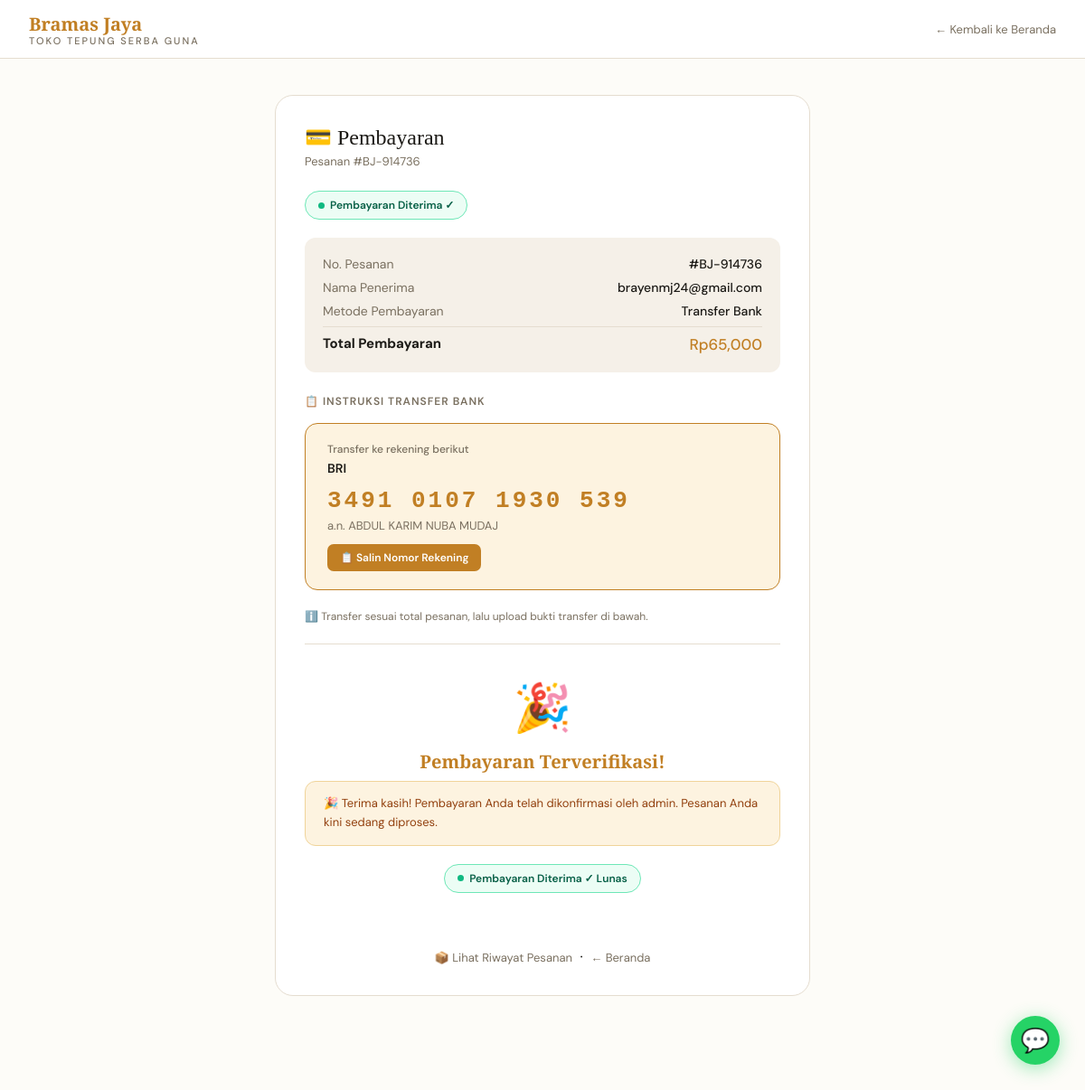
Page /pembayaran/39/ (signed in) on the committed database.
### toko/models.py (models this page shows, shortened)
class Pesanan(models.Model):
    STATUS_CHOICES = [
        ('menunggu',    'Menunggu Pembayaran'),
        ('dibayar',     'Sudah Dibayar'),
        ('diproses',    'Sedang Diproses'),
        ('dikirim',     'Sedang Dikirim'),
        ('selesai',     'Selesai'),
        ('dibatalkan',  'Dibatalkan'),
    ]
    user               = models.ForeignKey(User, on_delete=models.CASCADE)
    nomor_pesanan      = models.CharField(max_length=20, unique=True)
    status             = models.CharField(max_length=20, choices=STATUS_CHOICES, default='menunggu')
    nama_penerima      = models.CharField(max_length=200)
    telepon            = models.CharField(max_length=20)
    alamat             = models.TextField()
    metode_pengiriman  = models.CharField(max_length=100)
    metode_pembayaran  = models.CharField(max_length=100)
    ongkir             = models.IntegerField(default=0)
    total              = models.IntegerField(default=0)
    bukti_bayar        = models.ImageField(upload_to='bukti_bayar/', null=True, blank=True)
    alasan_batal       = models.TextField(blank=True, null=True)
    dibuat             = models.DateTimeField(auto_now_add=True)
    class Meta:
        verbose_name = 'Pesanan'
        verbose_name_plural = 'Daftar Pesanan'

class RekeningAdmin(models.Model):
    METODE_CHOICES = [
        ('transfer', 'Transfer Bank'),
        ('qris',     'QRIS'),
    ]
    metode    = models.CharField(max_length=20, choices=METODE_CHOICES)
    nama_bank = models.CharField(max_length=100, help_text="Contoh: Bank BCA")
    nomor     = models.CharField(max_length=100, help_text="Nomor rekening atau nomor QRIS")
    atas_nama = models.CharField(max_length=100, help_text="Nama pemilik rekening")
    aktif     = models.BooleanField(default=True)
    qr_code   = models.ImageField(upload_to='qris/', blank=True, null=True, help_text="Upload foto/gambar QR Code QRIS")
    class Meta:
        verbose_name = 'Rekening Admin'
        verbose_name_plural = 'Rekening Admin'

### toko/views.py (the view, shortened to what this page needs)
# urls.py: path('pembayaran/<int:pesanan_id>/', views.pembayaran, name='pembayaran'),
@login_required(login_url='/login/')
def pembayaran(request, pesanan_id):
    pesanan           = get_object_or_404(Pesanan, id=pesanan_id, user=request.user)
    rekening_transfer = RekeningAdmin.objects.filter(aktif=True, metode='transfer').first()
    rekening_qris     = RekeningAdmin.objects.filter(aktif=True, metode='qris').first()
    return render(request, 'pembayaran.html', {
        'pesanan': pesanan,
        'rekening_transfer': rekening_transfer,
        'rekening_qris': rekening_qris,
        'metode': pesanan.metode_pembayaran,
    })

### templates/pembayaran.html (shortened to what this page needs)
<!DOCTYPE html>
<html lang="id">
<head>
</head>
<body>
<nav>
  <div class="nav-inner">
    <div class="nav-logo">
      <h1>Bramas Jaya</h1>
      <span>Toko Tepung Serba Guna</span>
    </div>
    <a href="/" class="nav-back">← Kembali ke Beranda</a>
  </div>
</nav>
<div class="wrap">
  <div class="card">
    <div class="card-title">💳 Pembayaran</div>
    <div class="card-sub">Pesanan #{{ pesanan.nomor_pesanan }}</div>
    <div id="status-badge-wrap">
      {% if pesanan.status == 'dibayar' %}
        <span class="status-badge badge-waiting">
          <span class="badge-dot"></span> Menunggu Verifikasi Admin
        </span>
      {% elif pesanan.status == 'diproses' or pesanan.status == 'dikirim' or pesanan.status == 'selesai' %}
        <span class="status-badge badge-verified">
          <span class="badge-dot"></span> Pembayaran Diterima ✓
        </span>
      {% endif %}
    </div>
    <div class="order-info">
      <div class="order-row"><span>No. Pesanan</span><span>#{{ pesanan.nomor_pesanan }}</span></div>
      <div class="order-row"><span>Nama Penerima</span><span>{{ pesanan.nama_penerima }}</span></div>
      <div class="order-row"><span>Metode Pembayaran</span><span>{{ pesanan.metode_pembayaran }}</span></div>
      <div class="order-row"><span>Total Pembayaran</span><span>Rp{{ pesanan.total|floatformat:"g" }}</span></div>
    </div>
    {% if metode == 'Transfer Bank' %}
      <div class="metode-label">📋 Instruksi Transfer Bank</div>
      {% if rekening_transfer %}
        <div class="bank-card">
          <div class="bank-label">Transfer ke rekening berikut</div>
          <div class="bank-name">{{ rekening_transfer.nama_bank }}</div>
          <div class="bank-num" id="nomor-rek">{{ rekening_transfer.nomor }}</div>
          <div class="bank-owner">a.n. {{ rekening_transfer.atas_nama }}</div>
          <button class="copy-btn" id="copy-btn" onclick="copyRek()">📋 Salin Nomor Rekening</button>
        </div>
      {% endif %}
      <p style="font-size:12px;color:var(--text2);margin-bottom:1.25rem;line-height:1.6">
        ℹ️ Transfer sesuai total pesanan, lalu upload bukti transfer di bawah.
      </p>
    {% endif %}
    <div class="divider"></div>
    {% if pesanan.status == 'menunggu' %}
      {% if metode == 'COD' %}
        <div id="upload-form">
          <button class="submit-btn" id="submit-btn" onclick="submitCOD()">
            ✅ Konfirmasi Pesanan COD
          </button>
        </div>
      {% else %}
        <div id="upload-form">
          <label class="upload-label">📎 Upload Bukti Pembayaran</label>
          <div class="file-wrap" id="file-wrap">
            <input type="file" id="bukti-file" accept="image/*" onchange="previewFile(this)">
            <div class="icon">📁</div>
            <p>Klik atau seret file ke sini</p>
            <p style="font-size:11px;margin-top:4px;color:#aaa">JPG, PNG, JPEG — maks. 5MB</p>
            <div class="file-name" id="file-name"></div>
          </div>
          <button class="submit-btn" id="submit-btn" onclick="submitBukti()">
            Kirim Bukti Pembayaran
          </button>
        </div>
      {% endif %}
    {% else %}
      <div class="verified-state">
        <div class="big-icon">🎉</div>
        <h3>Pembayaran Terverifikasi!</h3>
        <div class="verified-alert">
          🎉 Terima kasih! Pembayaran Anda telah dikonfirmasi oleh admin. Pesanan Anda kini sedang diproses.
        </div>
        <span class="status-badge badge-verified">
          <span class="badge-dot"></span> Pembayaran Diterima ✓ Lunas
        </span>
      </div>
    {% endif %}
    <div style="margin-top:1.5rem;text-align:center">
      <a href="/profil/" style="font-size:13px;color:var(--text2);text-decoration:none">📦 Lihat Riwayat Pesanan</a>
      &nbsp;·&nbsp;
      <a href="/" style="font-size:13px;color:var(--text2);text-decoration:none">← Beranda</a>
    </div>
  </div>
</div>
<a href="https://wa.me/6281246020417?text=Halo%20Bramas%20Jaya%2C%20saya%20butuh%20bantuan%20pembayaran." target="_blank"
   style="position:fixed;bottom:1.75rem;right:1.75rem;background:#25D366;color:white;border-radius:50%;width:54px;height:54px;display:flex;align-items:center;justify-content:center;font-size:26px;box-shadow:0 4px 20px rgba(37,211,102,.45);z-index:998;text-decoration:none;transition:transform .2s"
   onmouseover="this.style.transform='scale(1.12)'" onmouseout="this.style.transform='scale(1)'" title="Chat WhatsApp">💬</a>
</body>
</html>

### templates/pembayaran.html (style rules this page uses)
* { margin:0;padding:0;box-sizing:border-box }
:root { --bg:#FDFCF8;--bg2:#F5F0E8;--text:#1C1A16;--text2:#7A7060; --accent:#C17F24;--accent-light:#FDF3E0;--border:#E5DDD0;--white:#FFFFFF; --success:#10B981;--font-head:'Playfair Display',serif;--font-body:'DM Sans',sans-serif; }
body { font-family:var(--font-body);background:var(--bg);color:var(--text);min-height:100vh }
nav { background:var(--white);border-bottom:1px solid var(--border);padding:0 2rem }
.nav-inner { max-width:1200px;margin:0 auto;display:flex;align-items:center;justify-content:space-between;height:64px }
.nav-logo h1 { font-family:var(--font-head);font-size:20px;color:var(--accent) }
.nav-logo span { color:var(--text2);font-size:11px;display:block;letter-spacing:2px;font-weight:500;text-transform:uppercase;margin-top:-2px }
.nav-back { font-size:13px;color:var(--text2);text-decoration:none;display:flex;align-items:center;gap:6px }
.wrap { max-width:640px;margin:2.5rem auto;padding:0 1.5rem 3rem }
.card { background:var(--white);border:1px solid var(--border);border-radius:20px;padding:2rem;margin-bottom:1rem }
.card-title { font-family:var(--font-head);font-size:24px;margin-bottom:.25rem }
.card-sub { color:var(--text2);font-size:13px;margin-bottom:1.5rem }
.order-info { background:var(--bg2);border-radius:12px;padding:1.25rem;margin-bottom:1.5rem }
.order-row { display:flex;justify-content:space-between;font-size:14px;margin-bottom:.5rem;color:var(--text2) }
.order-row:last-child { margin-bottom:0;font-weight:700;font-size:15px;color:var(--text);border-top:1px solid var(--border);padding-top:.5rem;margin-top:.5rem }
.order-row span:last-child { color:var(--text);font-weight:500 }
.order-row:last-child span:last-child { color:var(--accent);font-size:17px }
.metode-label { font-size:12px;font-weight:600;color:var(--text2);letter-spacing:1px;text-transform:uppercase;margin-bottom:1rem }
.bank-card { border:1.5px solid var(--accent);border-radius:14px;padding:1.25rem 1.5rem;background:var(--accent-light);margin-bottom:1.25rem }
.bank-card .bank-label { font-size:12px;color:var(--text2);font-weight:500;margin-bottom:.25rem }
.bank-card .bank-name { font-size:14px;font-weight:600;color:var(--text);margin-bottom:.75rem }
.bank-card .bank-num { font-size:26px;font-weight:700;color:var(--accent);letter-spacing:3px;margin-bottom:.25rem;font-family:monospace }
.bank-card .bank-owner { font-size:13px;color:var(--text2) }
.copy-btn { display:inline-flex;align-items:center;gap:6px;background:var(--accent);color:white;border:none;border-radius:7px;padding:7px 14px;font-size:12px;font-weight:600;cursor:pointer;font-family:var(--font-body);margin-top:.75rem;transition:all .2s }
.status-badge { display:inline-flex;align-items:center;gap:6px;padding:7px 14px;border-radius:100px;font-size:12px;font-weight:600;margin-bottom:1.25rem }
.badge-verified { background:#ECFDF5;color:#065F46;border:1.5px solid #6EE7B7 }
.badge-dot { width:7px;height:7px;border-radius:50%;display:inline-block }
.badge-verified .badge-dot { background:#10B981 }
.verified-state { text-align:center;padding:1rem 0 }
.verified-state .big-icon { font-size:52px;margin-bottom:.75rem }
.verified-state h3 { font-family:var(--font-head);font-size:20px;color:var(--accent);margin-bottom:.5rem }
.verified-alert { background:var(--accent-light);border:1.5px solid #F0D49A;border-radius:12px;padding:.875rem 1.25rem;font-size:13px;color:#92400E;line-height:1.6;text-align:left;margin-bottom:1.25rem }
.divider { border:none;border-top:1px solid var(--border);margin:1.25rem 0 }

### rows in the picture
Pesanan: nomor_pesanan "BJ-914736", nama_penerima "brayenmj24@gmail.com", metode_pembayaran "Transfer Bank", total "65,000"
RekeningAdmin: nama_bank "BRI", nomor "3491 0107 1930 539", atas_nama "ABDUL KARIM NUBA MUDAJ"
